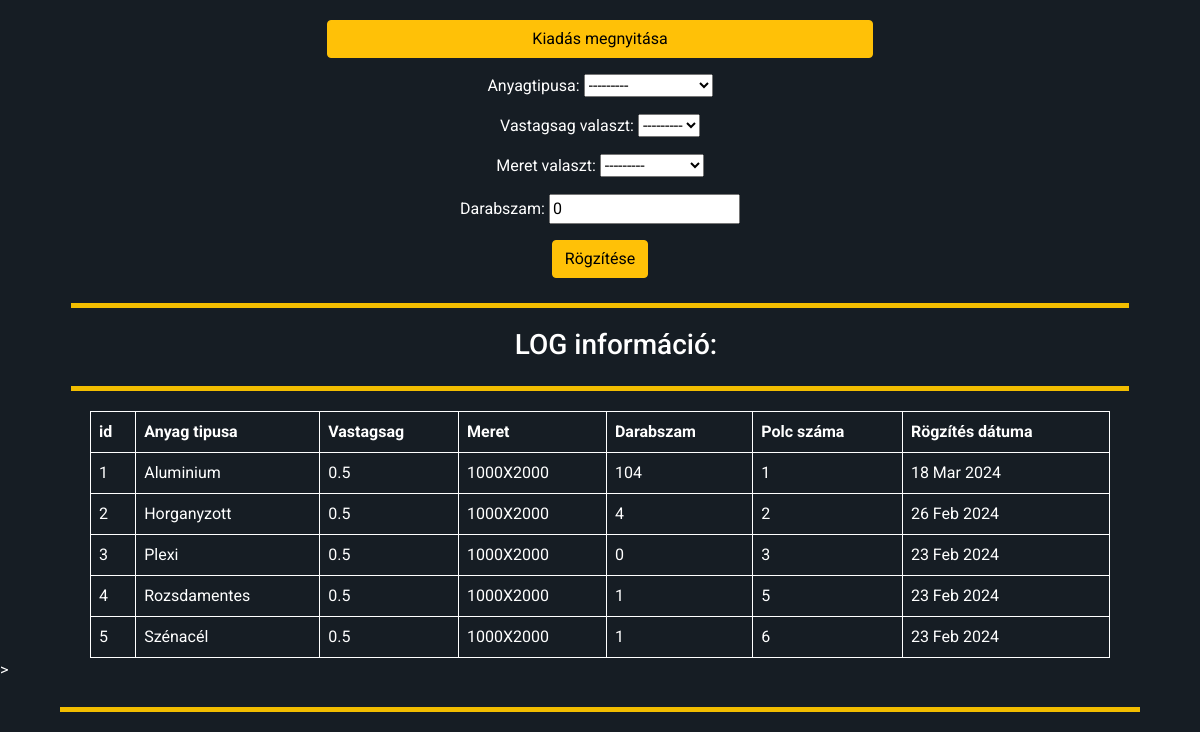
Page /raktar/ (signed in, lower part) on the earlier database version.
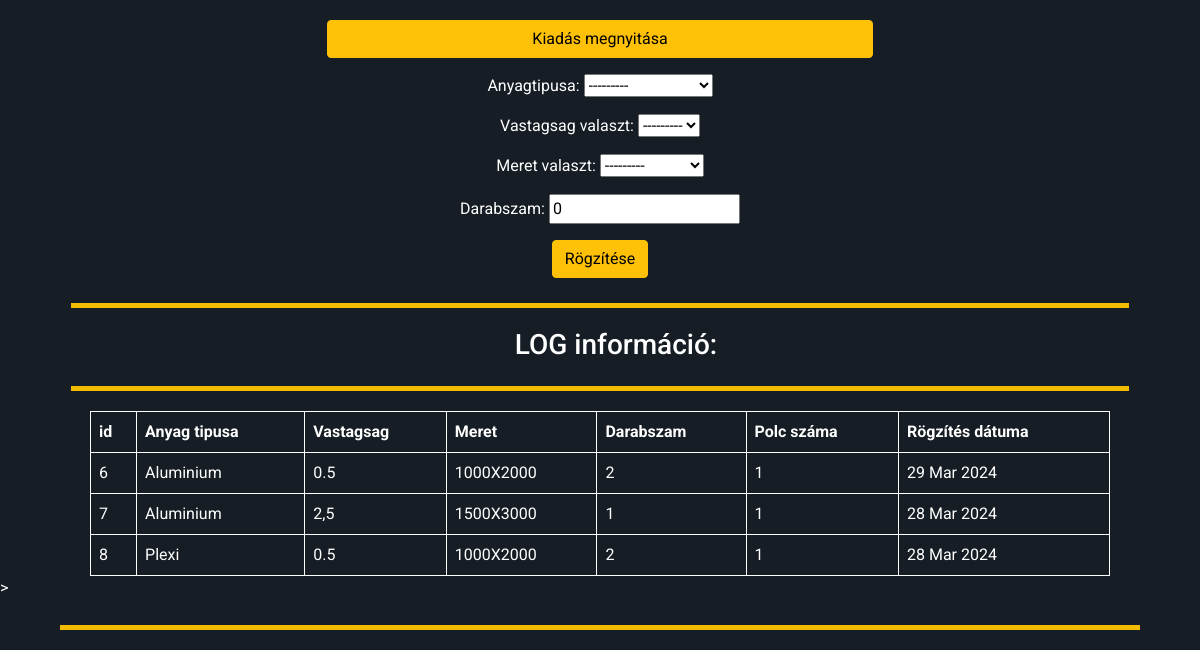
Same page on the later database version.
### raktar_app/models.py (models this page shows, shortened)
class Alapanyag(models.Model):
     anyagtipus = [
                        ("Aluminium" , "Aluminium"),
                        ("Horganyzott" , "Horganyzott"),
                        ("Plexi", "Plexi"),
                        ("Rozsdamentes","Rozsdamentes"),
                        ("Szénacél", "Szénacél") ]
     anyagtipusa= models.CharField(max_length = 20 ,choices = anyagtipus)
     vastagsag = [("0.5", "0.5"),
                  ("1.0", "1.0"),
                  ("1,5", "1,5"),
                  ("2.0", "2.0"),
                  ("2,5", "2,5")]
     vastagsag_valaszt = models.CharField(max_length = 10, choices = vastagsag)
     meret = [("1000X2000", "1000X2000"),
              ("1250X2500", "1250X2000"),
              ("1500X3000", "1500X3000"),
              ]
     meret_valaszt = models.CharField(max_length =30, choices = meret)
     darabszam = models.PositiveIntegerField(default=0)
     polc_szama = models.PositiveIntegerField(default=0)
     rogzit_datum = models.DateField()

### raktar_app/views.py (the view, shortened to what this page needs)
# urls.py: path('raktar/' ,views.bevitel_kiadas, name='raktar'),
def bevitel_kiadas(request):
    try:
        bevform = BevitelForm()
        kiform = KiadasForm()
        alapanyagok_lista = Alapanyag.objects.all()
        return render(request, 'raktar.html', {'object_list':alapanyagok_lista,'bevform': bevform,'kiform': kiform })
    except Exception as e:
         db_logger.error(e)

### raktar_app/forms.py
class BevitelForm(forms.ModelForm):
    class Meta:
        DATE_FORMATS = ['%Y-%m-%d']
        model = Alapanyag
        fields = ('anyagtipusa',
                  'vastagsag_valaszt',
                  'meret_valaszt',
                  'darabszam',
                  'polc_szama',
                  'rogzit_datum' )
        widgets={'rogzit_datum': forms.DateInput(attrs={"type": "date"}, format = "%Y-%m-%d" )}

class KiadasForm(forms.ModelForm):
    class Meta:
        DATE_FORMATS = ['%Y-%m-%d']
        model = Alapanyag
        fields = ('anyagtipusa',
                  'vastagsag_valaszt',
                  'meret_valaszt',
                  'darabszam',)

### templates/raktar.html (shortened to what this page needs)
{% load static %}
<!DOCTYPE html>
<html lang="hu">
<head>
    <link href="https://cdn.jsdelivr.net/npm/bootstrap@5.0.2/dist/css/bootstrap.min.css" rel="stylesheet"
>
    <link rel="stylesheet" href="{% static 'css/raktar.css' %}">
</head>
<body>
        {% if user.is_authenticated and user.raktaros == True %}
    <div id="kozepre" class="container-fluid">
        <div class="container">
            <div class="row mt-5 justify-content-center">
                <div class="col-md-6">
                    <div class="d-flex flex-column">
                        <button class="btn btn-primary btn-warning mt-3" onclick="toggleContent(2)">Kiadás
                            megnyitása</button>
                        <div id="content2" class="content mt-3">
                            <form method="POST">
                                {{kiform.as_p}}
                                <button class="btn btn-block btn btn-warning" type="submit" name="kiad">Rögzítése</button>
                            </form>
                        </div>
                    </div>
                </div>
            </div>
        </div>
        <div class="sarga-csik"></div>
        <ul class="log-informacio">
            <h3>LOG információ:</h3>
        </ul>
        <div class="sarga-csik"></div>
    </div>
    <div class="raktartartalom">
        <table>
            <tr>
                <th>id</th>
                <th>Anyag tipusa</th>
                <th>Vastagsag</th>
                <th>Meret</th>
                <th>Darabszam</th>
                <th>Polc száma</th>
                <th>Rögzítés dátuma</th>
            </tr>
            {% for adatok in object_list%}
            <tr>
                <td>{{adatok.id}}</td>
                <td>{{adatok.anyagtipusa}}</td>
                <td>{{adatok.vastagsag_valaszt}}</td>
                <td>{{adatok.meret_valaszt}}</td>
                <td>{{adatok.darabszam}}</td>
                <td>{{adatok.polc_szama}}</td>
                <td>{{adatok.rogzit_datum}}</td>
            </tr>
            {% endfor %}
        </table>
    </div>>
    {%endif%}
    <div class="sarga-csik"></div>
</body>
</html>

Differences in the rows shown:
removed Alapanyag: id "1", anyagtipusa "Aluminium", vastagsag_valaszt "0.5", meret_valaszt "1000X2000", darabszam "104", polc_szama "1", rogzit_datum "18 Mar 2024"
removed Alapanyag: id "2", anyagtipusa "Horganyzott", vastagsag_valaszt "0.5", meret_valaszt "1000X2000", darabszam "4", polc_szama "2", rogzit_datum "26 Feb 2024"
removed Alapanyag: id "3", anyagtipusa "Plexi", vastagsag_valaszt "0.5", meret_valaszt "1000X2000", darabszam "0", polc_szama "3", rogzit_datum "23 Feb 2024"
removed Alapanyag: id "4", anyagtipusa "Rozsdamentes", vastagsag_valaszt "0.5", meret_valaszt "1000X2000", darabszam "1", polc_szama "5", rogzit_datum "23 Feb 2024"
removed Alapanyag: id "5", anyagtipusa "Szénacél", vastagsag_valaszt "0.5", meret_valaszt "1000X2000", darabszam "1", polc_szama "6", rogzit_datum "23 Feb 2024"
added Alapanyag: id "6", anyagtipusa "Aluminium", vastagsag_valaszt "0.5", meret_valaszt "1000X2000", darabszam "2", polc_szama "1", rogzit_datum "29 Mar 2024"
added Alapanyag: id "7", anyagtipusa "Aluminium", vastagsag_valaszt "2,5", meret_valaszt "1500X3000", darabszam "1", polc_szama "1", rogzit_datum "28 Mar 2024"
added Alapanyag: id "8", anyagtipusa "Plexi", vastagsag_valaszt "0.5", meret_valaszt "1000X2000", darabszam "2", polc_szama "1", rogzit_datum "28 Mar 2024"
